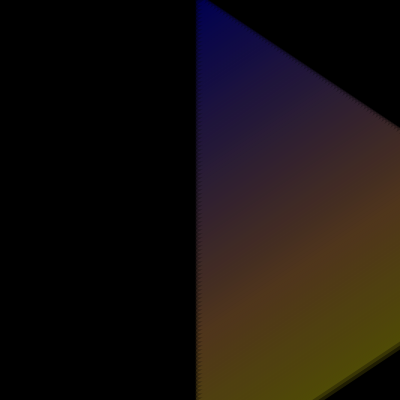
Frame 1 (no input)
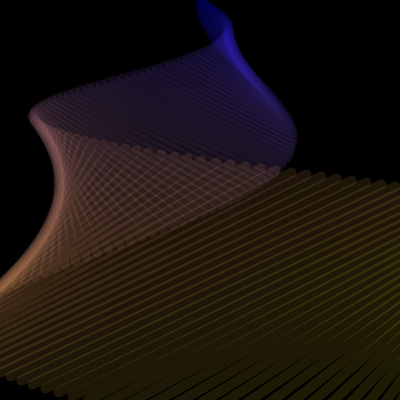
Frame 60 (the mouse pressed at the canvas centre just before this capture)
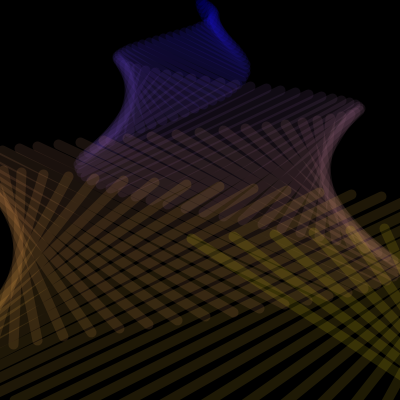
Frame 120 (the mouse held since frame 60 and released just before this capture)

The Processing sketch that drew these frames (run headless with seeded random() and noise(); from frame 60 on, the mouse is pressed at the canvas centre):

// Processing sketch: processing_28578
// ── processing_28578.pde

//declare array and set size of 100

Orbit [] orbits = new Orbit [120];

void setup () {
size (400, 400);
smooth();

// use array to fill class with values
for (int i=0; i <orbits.length; i++) {
int r = 2*i; // radius of the circle
int r2 = 3*i; //radius of the orbit
float t = .001*r;
int rojo = i*3; //red
int verde = i*2; //green
int azul = 255-i*2; //blue
orbits[i] = new Orbit ( 0, r, r2, t, rojo, verde, azul);
}
}

void draw () {
background (0);

// call the array to display all the circles
for (int i = 0; i < orbits.length; i++) {
orbits[i].move();
}
}

class Orbit {

//data (variables)

float theta; //theta is angle
int r; //radius of circle
int r2; //radius of orbit
float t;
int rojo;
int verde;
int azul;

//constructor
Orbit (float tempTheta, int tempR, int tempR2, float tempT, int tempRojo, int tempVerde, int tempAzul) {
theta = tempTheta;
r = tempR;
r2 = tempR2;
t = tempT;
rojo = tempRojo;
verde = tempVerde;
azul = tempAzul;
}

//methods and functions

void move () {
  //frameRate(10);
stroke (rojo, verde, azul, 30);
//noStroke ();
strokeWeight(10);
rectMode(CENTER);
line ( width/2 + cos(theta)*r2,r, height/2 + sin(theta)*r2,r*2);

//increment theta
//increase to speed up movement
         
theta += t*.5;






//increment s to change radius of circle
}
}
